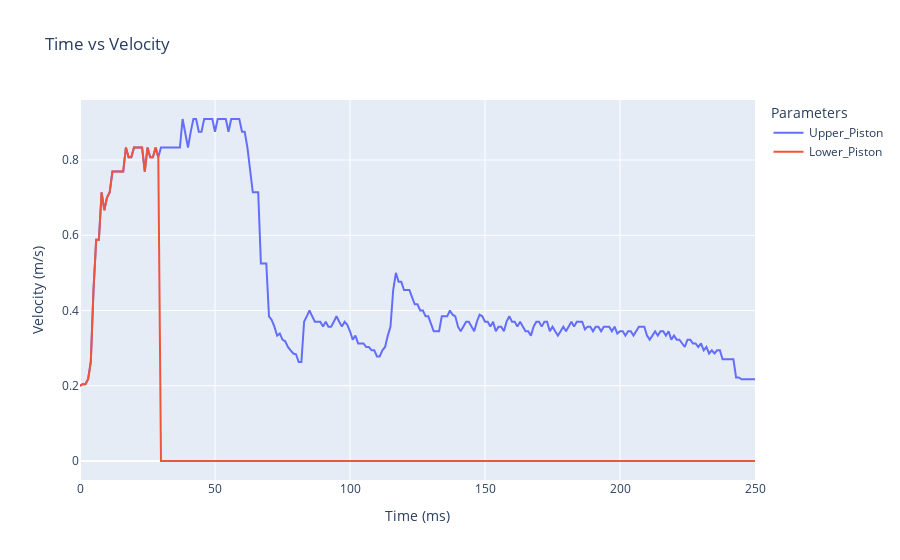

This figure's notebook cell:
### Code cell
fig = go.Figure()
velocity_filtered = velocity_filtered[velocity_filtered['NewZeit'] <= 250]

fig.add_trace(go.Scatter(x=velocity_filtered['NewZeit'], y=velocity_filtered['Upper_Piston'], mode='lines', name='Upper_Piston'))
fig.add_trace(go.Scatter(x=velocity_filtered['NewZeit'], y=velocity_filtered['Lower_Piston'], mode='lines', name='Lower_Piston'))

#fig.add_trace(go.Scatter(x=velocity_filtered['NewZeit'], y=velocity_filtered['pIM'], mode='lines', name='Pressure', yaxis = "y2"))

fig.update_layout(
    yaxis2=dict(
        title='Pressure',
        overlaying='y',
        side='right'
    ),
    xaxis_title='Time (ms)',
    yaxis=dict(title='Velocity (m/s)'),
    title='Time vs Velocity',
    legend_title='Parameters'
)

### Figure 1 — Plotly figure (JSON) as saved in the notebook; plotly's stock layout.template omitted (floating-point values rounded to 4 significant figures; data arrays with more than 128 entries replaced by an {"elided": "..."} marker saying what was removed)
{"data": [{"mode": "lines", "name": "Upper_Piston", "type": "scatter", "x": {"elided": "251 int values"}, "y": {"elided": "251 float values"}}, {"mode": "lines", "name": "Lower_Piston", "type": "scatter", "x": {"elided": "251 int values"}, "y": {"elided": "251 float values"}}], "layout": {"legend": {"title": {"text": "Parameters"}}, "title": {"text": "Time vs Velocity"}, "xaxis": {"title": {"text": "Time (ms)"}}, "yaxis": {"title": {"text": "Velocity (m/s)"}}, "yaxis2": {"overlaying": "y", "side": "right", "title": {"text": "Pressure"}}}}
